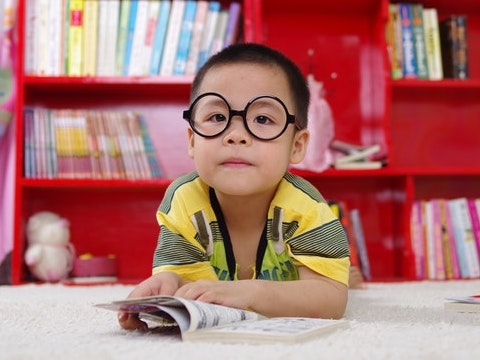
//> input picture resources_opencv/images/boy.jpg, 480 x 360 px
$ ./ColorTransformationsCooling   (built with g++ and OpenCV 4)
//> lines starting //> are read from the running program, lines starting //| are printed output that depends on the picture
### LearnOpenCV_course/Control/dataPath.h

#include<string>
std::string DATA_PATH = "../resources_opencv";

### LearnOpenCV_course/Color/ColorTransformations/ColorTransformationsCooling.cpp
#include <iostream>
#include "dataPath.h"
#include <opencv2/opencv.hpp>

using namespace std;
using namespace cv;

// Кусочно-линейная интерполяция, реализованная на определенном канале
void interpolation (uchar* lut, float* fullRange, float* Curve, float* originalValue)
{
    int i;
    for (i = 0; i < 256; i++) {
        int j   = 0;
        float a = fullRange [i];
        while (a > originalValue [j]) {
            j++;
        }
        if (a == originalValue [j]) {
            lut [i] = Curve [j];
            continue;
        }
        float slope    = ((float)(Curve [j] - Curve [j - 1])) / (originalValue [j] - originalValue [j - 1]);
        float constant = Curve [j] - slope * originalValue [j];
        lut [i]        = slope * fullRange [i] + constant;
    }
}

int main ()
{
    // Прочитать изображение
    string filename = DATA_PATH + "/images/boy.jpg";
    Mat Image       = imread (filename);
//> Image is the input picture: 360 rows x 480 cols, CV_8UC3; mean B, G, R 111.8, 115.3, 174.3

    // Точки поворота для X-координат
    float originalValue [] = { 0, 50, 100, 150, 200, 255 };

    // Изменены точки на оси Y для каждого канала
    float bCurve [] = { 0, 80, 150, 190, 220, 255 };
    float rCurve [] = { 0, 20, 40, 75, 150, 255 };

    // Разделение каналов
    vector<Mat> channels (3);
    split (Image, channels);
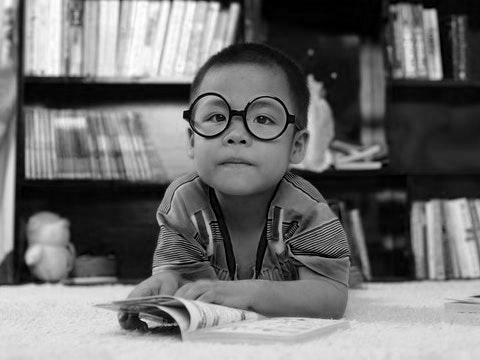
//> channels[0]: 360 rows x 480 cols, CV_8UC1; min 0, max 255, mean 111.8
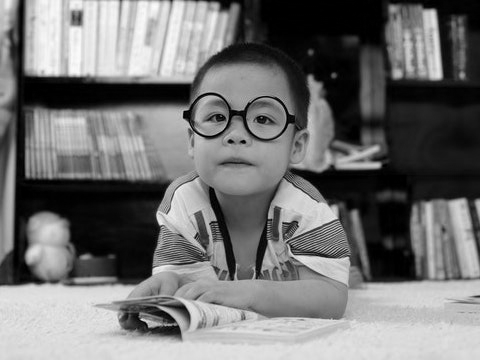
//> channels[1]: 360 rows x 480 cols, CV_8UC1; min 0, max 254, mean 115.3
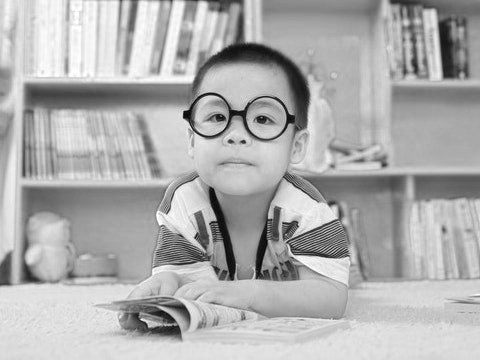
//> channels[2]: 360 rows x 480 cols, CV_8UC1; min 5, max 255, mean 174.3

    // Создать таблицу поиска
    float fullRange [256];
    int i;
    for (i = 0; i < 256; i++) {
        fullRange [i] = (float)i;
    }
    Mat lookUpTable (1, 256, CV_8U);
    uchar* lut = lookUpTable.ptr ();

    // Применить интерполяцию и создать таблицу поиска
    interpolation (lut, fullRange, rCurve, originalValue);

    // Применить сопоставление и проверить переполнение/недополнение в красном канале
    LUT (channels [2], lookUpTable, channels [2]);
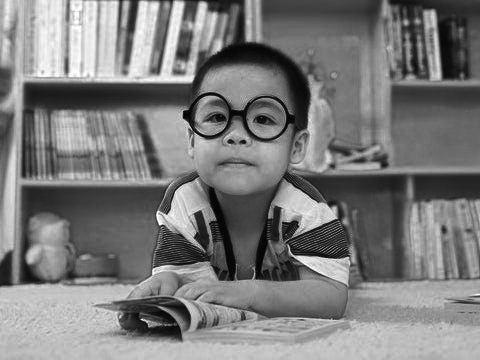
//> channels[2]: 360 rows x 480 cols, CV_8UC1; min 2, max 255, mean 123.2
    min (channels [2], 255, channels [2]);
    max (channels [2], 0, channels [2]);

    // Применить интерполяцию и создать таблицу поиска
    interpolation (lut, fullRange, bCurve, originalValue);

    // Применить сопоставление и проверить переполнение/недополнение в синем канале
    LUT (channels [0], lookUpTable, channels [0]);
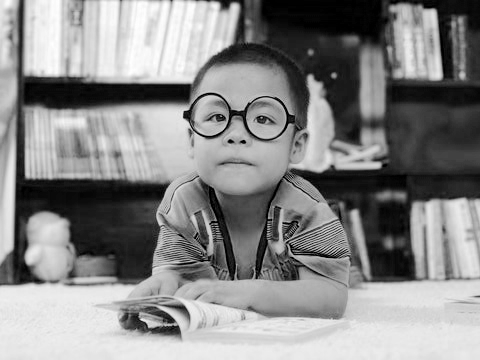
//> channels[0]: 360 rows x 480 cols, CV_8UC1; min 0, max 255, mean 136.3
    min (channels [0], 255, channels [0]);
    max (channels [0], 0, channels [0]);

    Mat output;
    // Объединить каналы
    merge (channels, output);
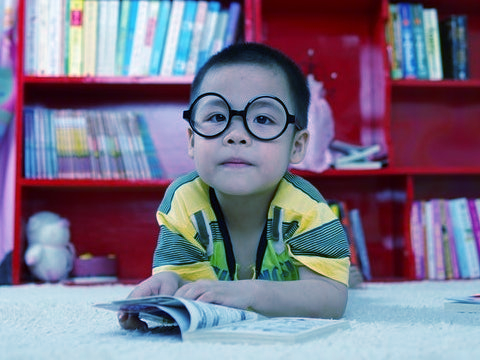
//> output: 360 rows x 480 cols, CV_8UC3; mean B, G, R 136.3, 115.3, 123.2

    // Отображение изображений
    Mat combined;
    cv::hconcat (Image, output, combined);
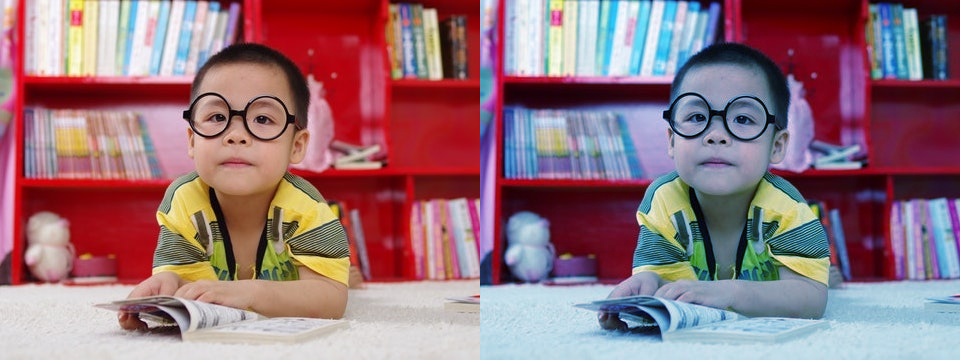
//> combined: 360 rows x 960 cols, CV_8UC3; mean B, G, R 124.1, 115.3, 148.7

    imshow ("Cooling Filter Output", combined);
    waitKey (0);

    return 0;
}

$ run again, with resources_opencv/images/Coins4.jpg copied over resources_opencv/images/boy.jpg
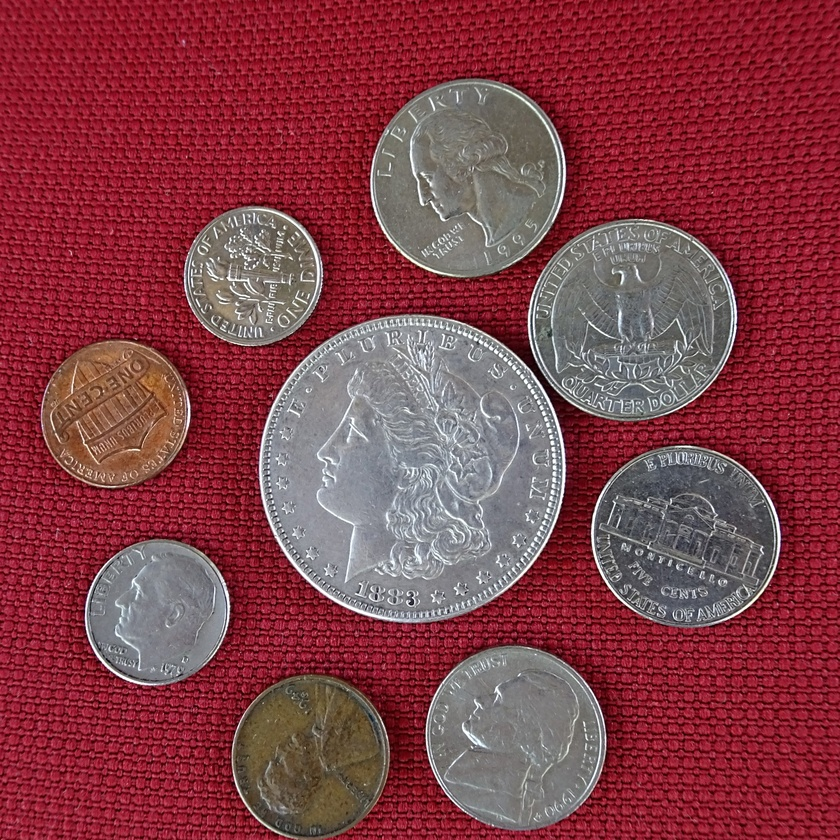
//> input picture resources_opencv/images/Coins4.jpg, 840 x 840 px, shrunk from 1920 x 1920 before the run
//> Image is the input picture: 840 rows x 840 cols, CV_8UC3; mean B, G, R 71.7, 62.9, 131.7
//> `merge (channels, output);`:
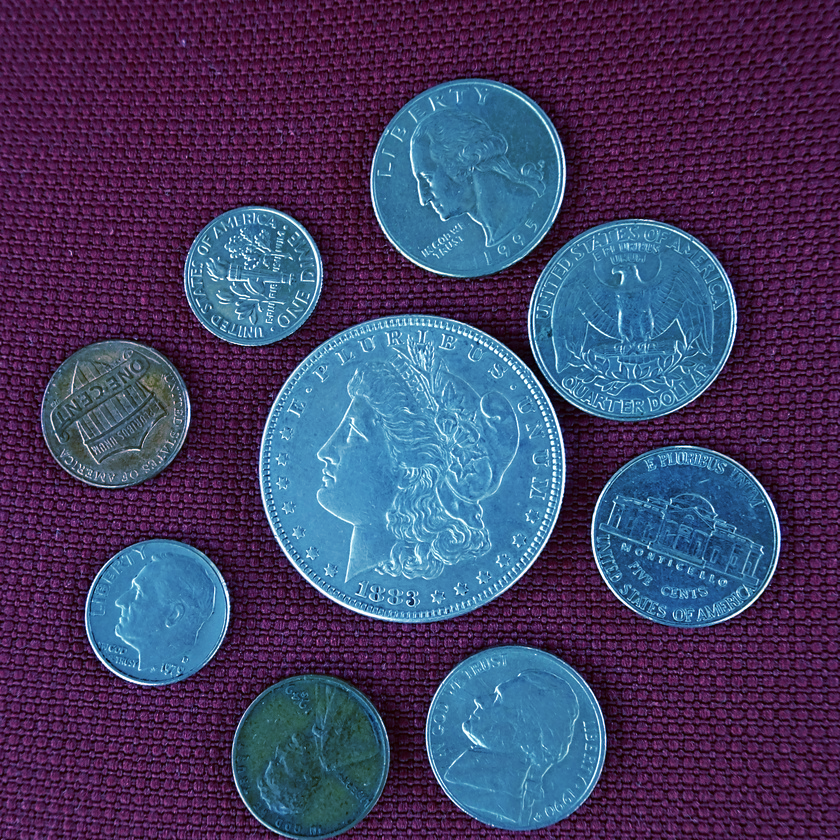
//> output: 840 rows x 840 cols, CV_8UC3; mean B, G, R 100.8, 62.9, 67.3
//> `cv::hconcat (Image, output, combined);`:
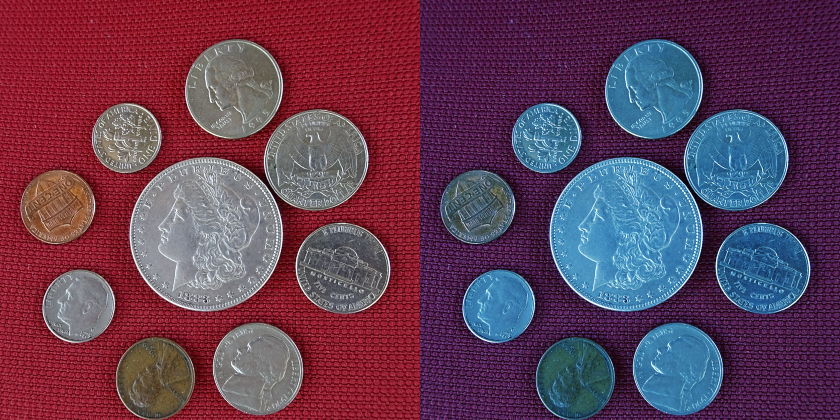
//> combined: 840 rows x 1680 cols, CV_8UC3 (shown at 1/2 size); mean B, G, R 86.2, 62.9, 99.5
